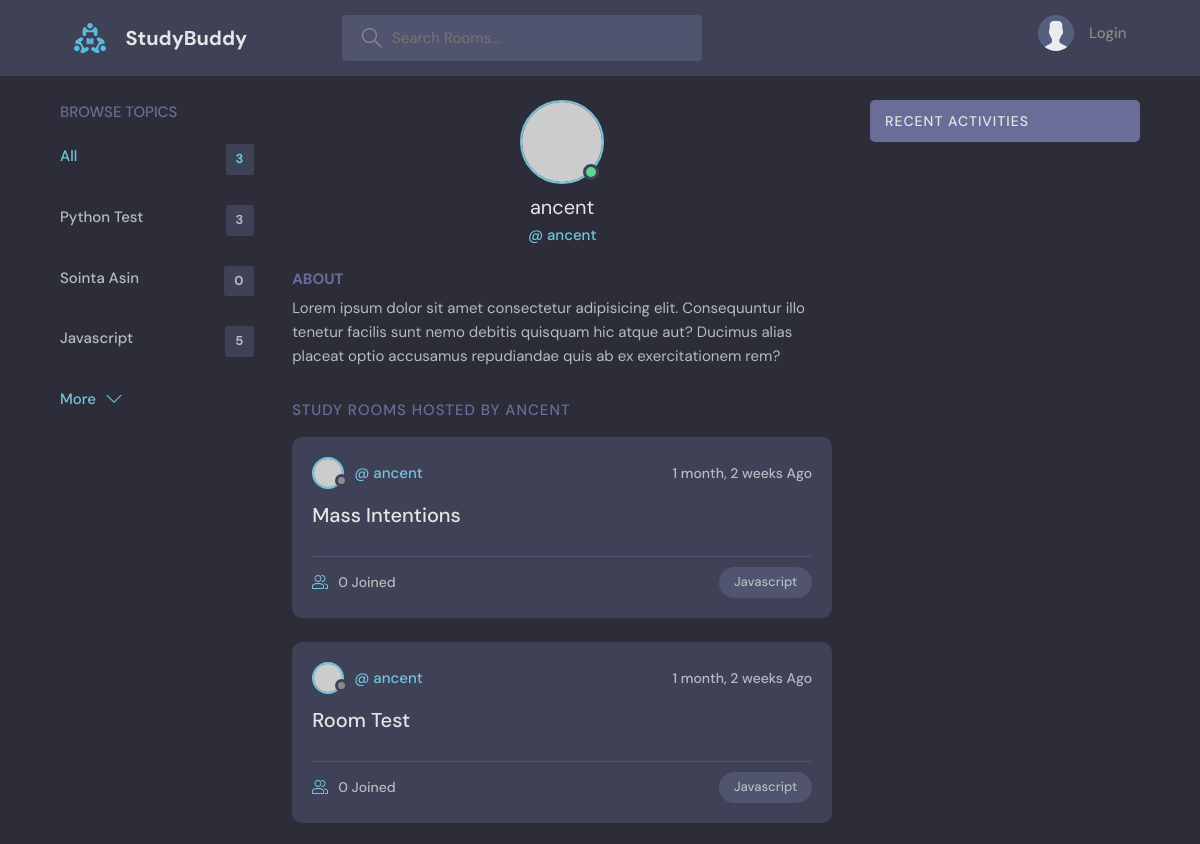
/user-profile/1/ (upper part), run on an earlier commit of the app's database.
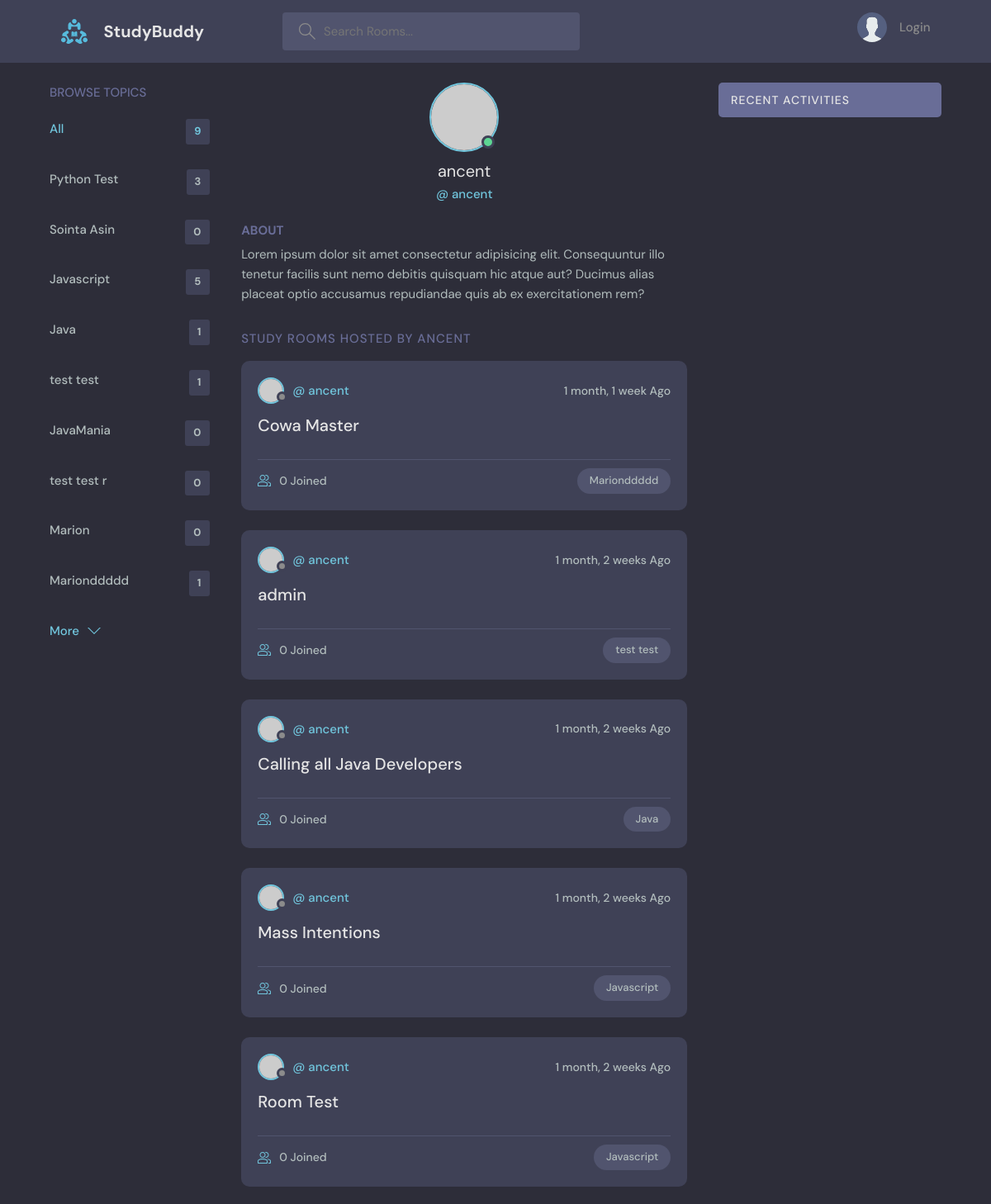
And on a later commit of the database.
### base/models.py (models this page shows, shortened)
class Topic(models.Model):
    name = models.CharField(max_length=200)

class Room(models.Model):
    host = models.ForeignKey(User, on_delete=models.SET_NULL, null=True)
    topic = models.ForeignKey(Topic, on_delete=models.SET_NULL, null=True)
    name = models.CharField('Name', max_length=200)
    description = models.TextField(null=True, blank=True)
    participants = models.ManyToManyField(User, related_name='participants', blank=True)
    updated_at = models.DateTimeField(auto_now=True)
    created_at = models.DateTimeField(auto_now_add=True)
    class Meta:
        ordering = ['-updated_at', '-created_at']

### base/views.py (the view)
# urls.py: path('user-profile/<str:pk>/', views.userProfile, name="user-profile"),
def userProfile(request, pk):
    user = User.objects.get(id=pk)
    rooms = user.room_set.all()
    room_message = user.message_set.all()
    topics = Topic.objects.all()
    context = {
        'user': user,
        'rooms': rooms,
        'room_message' : room_message,
        'topics': topics }
    return render(request, 'base/profile.html', context)

### base/templates/base/profile.html (shortened to what this page needs)
{% extends 'main.html' %}
{% block content %}
<main class="profile-page layout layout--3">
  <div class="container">
    {% include 'base/topics_component.html' %}
    <div class="roomList">
      <div class="profile">
        <div class="profile__avatar">
          <div class="avatar avatar--large active">
            <img src="https://randomuser.me/api/portraits/men/11.jpg" />
          </div>
        </div>
        <div class="profile__info">
          <h3>{{user.username}}</h3>
          <p>@ {{user.username}}</p>
        </div>
        <div class="profile__about">
          <h3>About</h3>
          <p>
            Lorem ipsum dolor sit amet consectetur adipisicing elit. Consequuntur illo tenetur
            facilis sunt nemo debitis quisquam hic atque aut? Ducimus alias placeat optio
            accusamus repudiandae quis ab ex exercitationem rem?
          </p>
        </div>
      </div>
      <div class="roomList__header">
        <div>
          <h2>Study Rooms Hosted by {{user.username}}</h2>
        </div>
      </div>
      {% include 'base/feed_component.html' %}
    </div>
    <div class="activities">
      <div class="activities__header">
        <h2>Recent Activities</h2>
      </div>
    </div>
  </div>
</main>
{% endblock content %}

### base/templates/base/topics_component.html
  <div class="topics">
    <div class="topics__header">
      <h2>Browse Topics</h2>
    </div>
    <ul class="topics__list">
      <li>
        <a href="{% url 'home' %}" class="active">All <span>{{topics.count}}</span></a>
      </li>
      {% for topic in topics %}
      <li>
        <a href="{% url 'home' %}?q={{topic.name}}">{{topic.name}} <span>{{topic.room_set.all.count}}</span></a>
      </li>
      {% endfor %}
    </ul>
    <a class="btn btn--link" href="{% url 'topics' %}">
      More
      <svg version="1.1" xmlns="http://www.w3.org/2000/svg" width="32" height="32" viewBox="0 0 32 32">
        <title>chevron-down</title>
        <path d="M16 21l-13-13h-3l16 16 16-16h-3l-13 13z"></path>
      </svg>
    </a>
</div>

### base/templates/base/feed_component.html (shortened to what this page needs)
{% for room in rooms %}
<div class="roomListRoom">
    <div class="roomListRoom__header">
      <a href="{% url 'user-profile' room.host.id %}" class="roomListRoom__author">
        <div class="avatar avatar--small">
          <img src="https://randomuser.me/api/portraits/women/11.jpg" />
        </div>
        <span>@ {{ room.host.username }}</span>
      </a>
      <div class="roomListRoom__actions">
        <span>{{room.created_at|timesince}} Ago</span>
      </div>
    </div>
    <div class="roomListRoom__content">
      <a href="{% url 'room' room.id %}">{{room.name}}</a>
    </div>
    <div class="roomListRoom__meta">
      <a href="{% url 'room' room.id %}" class="roomListRoom__joined">
        {{room.participants.all.count}} Joined
      </a>
      <p class="roomListRoom__topic">{{room.topic.name}}</p>
    </div>
</div>
{% endfor %}

What changed in the data, as far as the page shows it:
added Topic: name "Java", room_set.all.count "1"
added Topic: name "test test", room_set.all.count "1"
added Topic: name "JavaMania", room_set.all.count "0"
added Topic: name "test test r", room_set.all.count "0"
added Topic: name "Marion", room_set.all.count "0"
added Topic: name "Marionddddd", room_set.all.count "1"
added Room: host.username "ancent", created_at "1 month, 1 week", name "Cowa Master", participants.all.count "0", topic.name "Marionddddd"
added Room: host.username "ancent", created_at "1 month, 2 weeks", name "admin", participants.all.count "0", topic.name "test test"
added Room: host.username "ancent", created_at "1 month, 2 weeks", name "Calling all Java Developers", participants.all.count "0", topic.name "Java"
Also different on the page:
{{ topics.count }}: "3" → "9"
